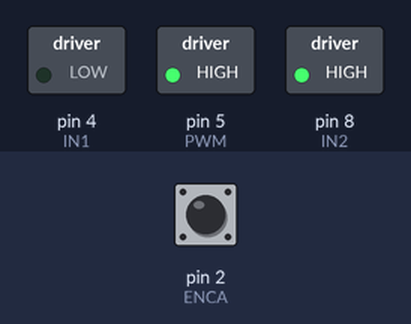
This sketch was run on a simulated Arduino Uno, built with avr-gcc and run on an emulated ATmega328P. Shown: switched loads named in the sketch (green lamp = pin HIGH). The test bench sets the inputs (shaded band); at power-on: pin 2 (ENCA) HIGH. What the sketch prints to the serial monitor is not drawn.

Above: at 0.1 s.
Timing chart, 0 to 1.6 s (numbered marks = the images above):
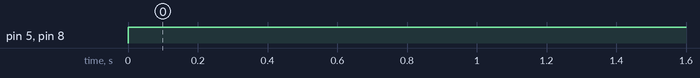

The sketch:

a07_motor_pid.ino
```cpp
// This alternate version of the code does not require
// atomic.h. Instead, interrupts() and noInterrupts()
// are used. Please use this code if your
// platform does not support ATOMIC_BLOCK.

#include <SPI.h>
#include <SD.h>

#define ENCA 2 // GREEN
#define ENCB 3 // YELLOW
#define PWM 5
#define IN2 8
#define IN1 4

volatile int posi = 0; // specify posi as volatile: https://www.arduino.cc/reference/en/language/variables/variable-scope-qualifiers/volatile/
long prevT = 0;
float eprev = 0;
float eintegral = 0;
int prevPos = 0;

void setup() {
  Serial.begin(9600);
  pinMode(ENCA,INPUT);
  pinMode(ENCB,INPUT);
  attachInterrupt(digitalPinToInterrupt(ENCA),readEncoder,RISING);

  pinMode(PWM,OUTPUT);
  pinMode(IN1,OUTPUT);
  pinMode(IN2,OUTPUT);

  // Serial.println("target pos");

  while (!Serial) {
    // wait for serial port to connect
  }
}

void loop() {
    // set target position
    int target = 1200;
      // int target = 250*sin(prevT/1e6);

    // PID constants
    float kp = 1;
    float kd = 0.16;
    float ki = 0.0;

    // time difference
    long currT = micros();
    float deltaT = ((float) (currT - prevT))/( 1.0e6 );
    prevT = currT;

    // Read the position
    int pos = 0;
    noInterrupts(); // disable interrupts temporarily while reading
    pos = posi;
    interrupts(); // turn interrupts back on

    // error
    int e = pos - target;

    // derivative
    float dedt = (e-eprev)/(deltaT);

    // integral
    eintegral = eintegral + e*deltaT;

    // control signal
    float u = kp*e + kd*dedt + ki*eintegral;

    // motor power
    float pwr = fabs(u);
    if( pwr > 255 ){
        pwr = 255;
    }

    // motor direction
    int dir = 1;
    if(u<0){
        dir = -1;
    }

    // signal the motor
    setMotor(dir,pwr,PWM,IN1,IN2);

    // store previous error
    eprev = e;

    Serial.print(" - ");
    Serial.print(target);
    Serial.print(",");
    Serial.print(pos);
    Serial.println();
}

void setMotor(int dir, int pwmVal, int pwm, int in1, int in2){
  analogWrite(pwm,pwmVal);
  if(dir == 1){
    digitalWrite(in1,HIGH);
    digitalWrite(in2,LOW);
  }
  else if(dir == -1){
    digitalWrite(in1,LOW);
    digitalWrite(in2,HIGH);
  }
  else{
    digitalWrite(in1,LOW);
    digitalWrite(in2,LOW);
  }
}

void readEncoder(){
  int b = digitalRead(ENCB);
  if(b > 0){
    posi++;
  }
  else{
    posi--;
  }
}
```

Measured:
- by itself, pin 5 (PWM), pin 8 (IN2): LOW → HIGH at 0.00 s
